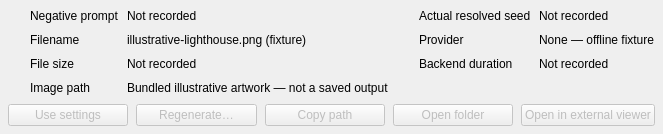
              <widget class="QWidget" name="galleryAdditionalScrollContents">
               <property name="accessibleName">
                <string>AdditionalScrollContents</string>
               </property>
               <property name="role" stdset="0">
                <string>galleryScrollContents</string>
               </property>
               <layout class="QGridLayout" name="galleryAdditionalLayout">
                <property name="leftMargin">
                 <number>8</number>
                </property>
                <property name="topMargin">
                 <number>8</number>
                </property>
                <property name="rightMargin">
                 <number>8</number>
                </property>
                <property name="bottomMargin">
                 <number>8</number>
                </property>
                <property name="spacing">
                 <number>8</number>
                </property>
                <item row="0" column="0">
                 <layout class="QHBoxLayout" name="galleryAdditionalNegativePromptLabelHeadingLayout" stretch="0,1">
                  <property name="leftMargin">
                   <number>0</number>
                  </property>
                  <property name="topMargin">
                   <number>0</number>
                  </property>
                  <property name="rightMargin">
                   <number>0</number>
                  </property>
                  <property name="bottomMargin">
                   <number>0</number>
                  </property>
                  <property name="spacing">
                   <number>6</number>
                  </property>
                  <item>
                   <widget class="QLabel" name="galleryAdditionalNegativePromptLabelIcon">
                    <property name="role" stdset="0">
                     <string>sectionIcon</string>
                    </property>
                    <property name="iconKey" stdset="0">
                     <string>ban</string>
                    </property>
                    <property name="text">
                     <string />
                    </property>
                    <property name="minimumSize">
                     <size>
                      <width>16</width>
                      <height>16</height>
                     </size>
                    </property>
                    <property name="maximumSize">
                     <size>
                      <width>16</width>
                      <height>16</height>
                     </size>
                    </property>
                   </widget>
                  </item>
                  <item>
                   <widget class="QLabel" name="galleryAdditionalNegativePromptLabel">
                    <property name="accessibleName">
                     <string>AdditionalNegativePromptLabel</string>
                    </property>
                    <property name="text">
                     <string>Negative prompt</string>
                    </property>
                    <property name="role" stdset="0">
                     <string>secondary</string>
                    </property>
                    <property name="wordWrap">
                     <bool>false</bool>
                    </property>
                    <property name="textRole" stdset="0">
                     <string>caption</string>
                    </property>
                   </widget>
                  </item>
                 </layout>
                </item>
                <item row="0" column="1">
                 <widget class="QLabel" name="galleryAdditionalNegativePromptValue">
                  <property name="accessibleName">
                   <string>AdditionalNegativePromptValue</string>
                  </property>
                  <property name="text">
                   <string>Not recorded</string>
                  </property>
                  <property name="textInteractionFlags">
                   <set>Qt::TextSelectableByMouse</set>
                  </property>
                  <property name="wordWrap">
                   <bool>false</bool>
                  </property>
                  <property name="textRole" stdset="0">
                   <string>value</string>
                  </property>
                 </widget>
                </item>
                <item row="0" column="2">
                 <layout class="QHBoxLayout" name="galleryAdditionalSeedLabelHeadingLayout" stretch="0,1">
                  <property name="leftMargin">
                   <number>0</number>
                  </property>
                  <property name="topMargin">
                   <number>0</number>
                  </property>
                  <property name="rightMargin">
                   <number>0</number>
                  </property>
                  <property name="bottomMargin">
                   <number>0</number>
                  </property>
                  <property name="spacing">
                   <number>6</number>
                  </property>
                  <item>
                   <widget class="QLabel" name="galleryAdditionalSeedLabelIcon">
                    <property name="role" stdset="0">
                     <string>sectionIcon</string>
                    </property>
                    <property name="iconKey" stdset="0">
                     <string>dices</string>
                    </property>
                    <property name="text">
                     <string />
                    </property>
                    <property name="minimumSize">
                     <size>
                      <width>16</width>
                      <height>16</height>
                     </size>
                    </property>
                    <property name="maximumSize">
                     <size>
                      <width>16</width>
                      <height>16</height>
                     </size>
                    </property>
                   </widget>
                  </item>
                  <item>
                   <widget class="QLabel" name="galleryAdditionalSeedLabel">
                    <property name="accessibleName">
                     <string>AdditionalSeedLabel</string>
                    </property>
                    <property name="text">
                     <string>Actual resolved seed</string>
                    </property>
                    <property name="role" stdset="0">
                     <string>secondary</string>
                    </property>
                    <property name="wordWrap">
                     <bool>false</bool>
                    </property>
                    <property name="textRole" stdset="0">
                     <string>caption</string>
                    </property>
                   </widget>
                  </item>
                 </layout>
                </item>
                <item row="0" column="3">
                 <widget class="QLabel" name="galleryAdditionalSeedValue">
                  <property name="accessibleName">
                   <string>AdditionalSeedValue</string>
                  </property>
                  <property name="text">
                   <string>Not recorded</string>
                  </property>
                  <property name="textInteractionFlags">
                   <set>Qt::TextSelectableByMouse</set>
                  </property>
                  <property name="wordWrap">
                   <bool>false</bool>
                  </property>
                  <property name="textRole" stdset="0">
                   <string>value</string>
                  </property>
                 </widget>
                </item>
                <item row="1" column="0">
                 <layout class="QHBoxLayout" name="galleryAdditionalFilenameLabelHeadingLayout" stretch="0,1">
                  <property name="leftMargin">
                   <number>0</number>
                  </property>
                  <property name="topMargin">
                   <number>0</number>
                  </property>
                  <property name="rightMargin">
                   <number>0</number>
                  </property>
                  <property name="bottomMargin">
                   <number>0</number>
                  </property>
                  <property name="spacing">
                   <number>6</number>
                  </property>
                  <item>
                   <widget class="QLabel" name="galleryAdditionalFilenameLabelIcon">
                    <property name="role" stdset="0">
                     <string>sectionIcon</string>
                    </property>
                    <property name="iconKey" stdset="0">
                     <string>file-image</string>
                    </property>
                    <property name="text">
                     <string />
                    </property>
                    <property name="minimumSize">
                     <size>
                      <width>16</width>
                      <height>16</height>
                     </size>
                    </property>
                    <property name="maximumSize">
                     <size>
                      <width>16</width>
                      <height>16</height>
                     </size>
                    </property>
                   </widget>
                  </item>
                  <item>
                   <widget class="QLabel" name="galleryAdditionalFilenameLabel">
                    <property name="accessibleName">
                     <string>AdditionalFilenameLabel</string>
                    </property>
                    <property name="text">
                     <string>Filename</string>
                    </property>
                    <property name="role" stdset="0">
                     <string>secondary</string>
                    </property>
                    <property name="wordWrap">
                     <bool>false</bool>
                    </property>
                    <property name="textRole" stdset="0">
                     <string>caption</string>
                    </property>
                   </widget>
                  </item>
                 </layout>
                </item>
                <item row="1" column="1">
                 <widget class="QLabel" name="galleryAdditionalFilenameValue">
                  <property name="accessibleName">
                   <string>AdditionalFilenameValue</string>
                  </property>
                  <property name="text">
                   <string>illustrative-lighthouse.png (fixture)</string>
                  </property>
                  <property name="textInteractionFlags">
                   <set>Qt::TextSelectableByMouse</set>
                  </property>
                  <property name="wordWrap">
                   <bool>false</bool>
                  </property>
                  <property name="textRole" stdset="0">
                   <string>value</string>
                  </property>
                 </widget>
                </item>
                <item row="1" column="2">
                 <layout class="QHBoxLayout" name="galleryAdditionalProviderLabelHeadingLayout" stretch="0,1">
                  <property name="leftMargin">
                   <number>0</number>
                  </property>
                  <property name="topMargin">
                   <number>0</number>
                  </property>
                  <property name="rightMargin">
                   <number>0</number>
                  </property>
                  <property name="bottomMargin">
                   <number>0</number>
                  </property>
                  <property name="spacing">
                   <number>6</number>
                  </property>
                  <item>
                   <widget class="QLabel" name="galleryAdditionalProviderLabelIcon">
                    <property name="role" stdset="0">
                     <string>sectionIcon</string>
                    </property>
                    <property name="iconKey" stdset="0">
                     <string>hard-drive</string>
                    </property>
                    <property name="text">
                     <string />
                    </property>
                    <property name="minimumSize">
                     <size>
                      <width>16</width>
                      <height>16</height>
                     </size>
                    </property>
                    <property name="maximumSize">
                     <size>
                      <width>16</width>
                      <height>16</height>
                     </size>
                    </property>
                   </widget>
                  </item>
                  <item>
                   <widget class="QLabel" name="galleryAdditionalProviderLabel">
                    <property name="accessibleName">
                     <string>AdditionalProviderLabel</string>
                    </property>
                    <property name="text">
                     <string>Provider</string>
                    </property>
                    <property name="role" stdset="0">
                     <string>secondary</string>
                    </property>
                    <property name="wordWrap">
                     <bool>false</bool>
                    </property>
                    <property name="textRole" stdset="0">
                     <string>caption</string>
                    </property>
                   </widget>
                  </item>
                 </layout>
                </item>
                <item row="1" column="3">
                 <widget class="QLabel" name="galleryAdditionalProviderValue">
                  <property name="accessibleName">
                   <string>AdditionalProviderValue</string>
                  </property>
                  <property name="text">
                   <string>None — offline fixture</string>
                  </property>
                  <property name="textInteractionFlags">
                   <set>Qt::TextSelectableByMouse</set>
                  </property>
                  <property name="wordWrap">
                   <bool>false</bool>
                  </property>
                  <property name="textRole" stdset="0">
                   <string>value</string>
                  </property>
                 </widget>
                </item>
                <item row="2" column="0">
                 <layout class="QHBoxLayout" name="galleryAdditionalFileSizeLabelHeadingLayout" stretch="0,1">
                  <property name="leftMargin">
                   <number>0</number>
                  </property>
                  <property name="topMargin">
                   <number>0</number>
                  </property>
                  <property name="rightMargin">
                   <number>0</number>
                  </property>
                  <property name="bottomMargin">
                   <number>0</number>
                  </property>
                  <property name="spacing">
                   <number>6</number>
                  </property>
                  <item>
                   <widget class="QLabel" name="galleryAdditionalFileSizeLabelIcon">
                    <property name="role" stdset="0">
                     <string>sectionIcon</string>
                    </property>
                    <property name="iconKey" stdset="0">
                     <string>weight</string>
                    </property>
                    <property name="text">
                     <string />
                    </property>
                    <property name="minimumSize">
                     <size>
                      <width>16</width>
                      <height>16</height>
                     </size>
                    </property>
                    <property name="maximumSize">
                     <size>
                      <width>16</width>
                      <height>16</height>
                     </size>
                    </property>
                   </widget>
                  </item>
                  <item>
                   <widget class="QLabel" name="galleryAdditionalFileSizeLabel">
                    <property name="accessibleName">
                     <string>AdditionalFileSizeLabel</string>
                    </property>
                    <property name="text">
                     <string>File size</string>
                    </property>
                    <property name="role" stdset="0">
                     <string>secondary</string>
                    </property>
                    <property name="wordWrap">
                     <bool>false</bool>
                    </property>
                    <property name="textRole" stdset="0">
                     <string>caption</string>
                    </property>
                   </widget>
                  </item>
                 </layout>
                </item>
                <item row="2" column="1">
                 <widget class="QLabel" name="galleryAdditionalFileSizeValue">
                  <property name="accessibleName">
                   <string>AdditionalFileSizeValue</string>
                  </property>
                  <property name="text">
                   <string>Not recorded</string>
                  </property>
                  <property name="textInteractionFlags">
                   <set>Qt::TextSelectableByMouse</set>
                  </property>
                  <property name="wordWrap">
                   <bool>false</bool>
                  </property>
                  <property name="textRole" stdset="0">
                   <string>value</string>
                  </property>
                 </widget>
                </item>
                <item row="2" column="2">
                 <layout class="QHBoxLayout" name="galleryAdditionalDurationLabelHeadingLayout" stretch="0,1">
                  <property name="leftMargin">
                   <number>0</number>
                  </property>
                  <property name="topMargin">
                   <number>0</number>
                  </property>
                  <property name="rightMargin">
                   <number>0</number>
                  </property>
                  <property name="bottomMargin">
                   <number>0</number>
                  </property>
                  <property name="spacing">
                   <number>6</number>
                  </property>
                  <item>
                   <widget class="QLabel" name="galleryAdditionalDurationLabelIcon">
                    <property name="role" stdset="0">
                     <string>sectionIcon</string>
                    </property>
                    <property name="iconKey" stdset="0">
                     <string>timer</string>
                    </property>
                    <property name="text">
                     <string />
                    </property>
                    <property name="minimumSize">
                     <size>
                      <width>16</width>
                      <height>16</height>
                     </size>
                    </property>
                    <property name="maximumSize">
                     <size>
                      <width>16</width>
                      <height>16</height>
                     </size>
                    </property>
                   </widget>
                  </item>
                  <item>
                   <widget class="QLabel" name="galleryAdditionalDurationLabel">
                    <property name="accessibleName">
                     <string>AdditionalDurationLabel</string>
                    </property>
                    <property name="text">
                     <string>Backend duration</string>
                    </property>
                    <property name="role" stdset="0">
                     <string>secondary</string>
                    </property>
                    <property name="wordWrap">
                     <bool>false</bool>
                    </property>
                    <property name="textRole" stdset="0">
                     <string>caption</string>
                    </property>
                   </widget>
                  </item>
                 </layout>
                </item>
                <item row="2" column="3">
                 <widget class="QLabel" name="galleryAdditionalDurationValue">
                  <property name="accessibleName">
                   <string>AdditionalDurationValue</string>
                  </property>
                  <property name="text">
                   <string>Not recorded</string>
                  </property>
                  <property name="textInteractionFlags">
                   <set>Qt::TextSelectableByMouse</set>
                  </property>
                  <property name="wordWrap">
                   <bool>false</bool>
                  </property>
                  <property name="textRole" stdset="0">
                   <string>value</string>
                  </property>
                 </widget>
                </item>
                <item row="3" column="0">
                 <layout class="QHBoxLayout" name="galleryAdditionalPathLabelHeadingLayout" stretch="0,1">
                  <property name="leftMargin">
                   <number>0</number>
                  </property>
                  <property name="topMargin">
                   <number>0</number>
                  </property>
                  <property name="rightMargin">
                   <number>0</number>
                  </property>
                  <property name="bottomMargin">
                   <number>0</number>
                  </property>
                  <property name="spacing">
                   <number>6</number>
                  </property>
                  <item>
                   <widget class="QLabel" name="galleryAdditionalPathLabelIcon">
                    <property name="role" stdset="0">
                     <string>sectionIcon</string>
                    </property>
                    <property name="iconKey" stdset="0">
                     <string>document</string>
                    </property>
                    <property name="text">
                     <string />
                    </property>
                    <property name="minimumSize">
                     <size>
                      <width>16</width>
                      <height>16</height>
                     </size>
                    </property>
                    <property name="maximumSize">
                     <size>
                      <width>16</width>
                      <height>16</height>
                     </size>
                    </property>
                   </widget>
                  </item>
                  <item>
                   <widget class="QLabel" name="galleryAdditionalPathLabel">
                    <property name="accessibleName">
                     <string>AdditionalPathLabel</string>
                    </property>
                    <property name="text">
                     <string>Image path</string>
                    </property>
                    <property name="role" stdset="0">
                     <string>secondary</string>
                    </property>
                    <property name="wordWrap">
                     <bool>false</bool>
                    </property>
                    <property name="textRole" stdset="0">
                     <string>caption</string>
                    </property>
                   </widget>
                  </item>
                 </layout>
                </item>
                <item row="3" column="1">
                 <widget class="QLabel" name="galleryAdditionalPathValue">
                  <property name="accessibleName">
                   <string>AdditionalPathValue</string>
                  </property>
                  <property name="text">
                   <string>Bundled illustrative artwork — not a saved output</string>
                  </property>
                  <property name="textInteractionFlags">
                   <set>Qt::TextSelectableByMouse</set>
                  </property>
                  <property name="wordWrap">
                   <bool>false</bool>
                  </property>
                  <property name="textRole" stdset="0">
                   <string>value</string>
                  </property>
                 </widget>
                </item>
                <item row="4" column="0" colspan="4">
                 <layout class="QHBoxLayout" name="galleryPathActionsLayout">
                  <item>
                   <widget class="QPushButton" name="galleryUseSettingsButton">
                    <property name="text"><string>Use settings</string></property>
                    <property name="enabled"><bool>false</bool></property>
                    <property name="toolTip"><string>Populate Generate from this recorded request without submitting.</string></property>
                   </widget>
                  </item>
                  <item>
                   <widget class="QPushButton" name="galleryRegenerateButton">
                    <property name="text"><string>Regenerate…</string></property>
                    <property name="enabled"><bool>false</bool></property>
                    <property name="toolTip"><string>Create a fresh generation attempt from these recorded settings after confirmation.</string></property>
                   </widget>
                  </item>
                  <item>
                   <widget class="QPushButton" name="galleryCopyPathButton">
                    <property name="accessibleName">
                     <string>CopyPath</string>
                    </property>
                    <property name="text">
                     <string>Copy path</string>
                    </property>
                    <property name="enabled">
                     <bool>false</bool>
                    </property>
                    <property name="toolTip">
                     <string>Available when the current Images context supports this action.</string>
                    </property>
                   </widget>
                  </item>
                  <item>
                   <widget class="QPushButton" name="galleryOpenFolderButton">
                    <property name="accessibleName">
                     <string>OpenFolder</string>
                    </property>
                    <property name="text">
                     <string>Open folder</string>
                    </property>
                    <property name="enabled">
                     <bool>false</bool>
                    </property>
                    <property name="toolTip">
                     <string>Available when the current Images context supports this action.</string>
                    </property>
                   </widget>
                  </item>
                  <item>
                   <widget class="QPushButton" name="galleryExternalViewerButton">
                    <property name="accessibleName">
                     <string>ExternalViewer</string>
                    </property>
                    <property name="text">
                     <string>Open in external viewer</string>
                    </property>
                    <property name="enabled">
                     <bool>false</bool>
                    </property>
                    <property name="toolTip">
                     <string>Available when the current Images context supports this action.</string>
                    </property>
                   </widget>
                  </item>
                 </layout>
                </item>
               </layout>
              </widget>
